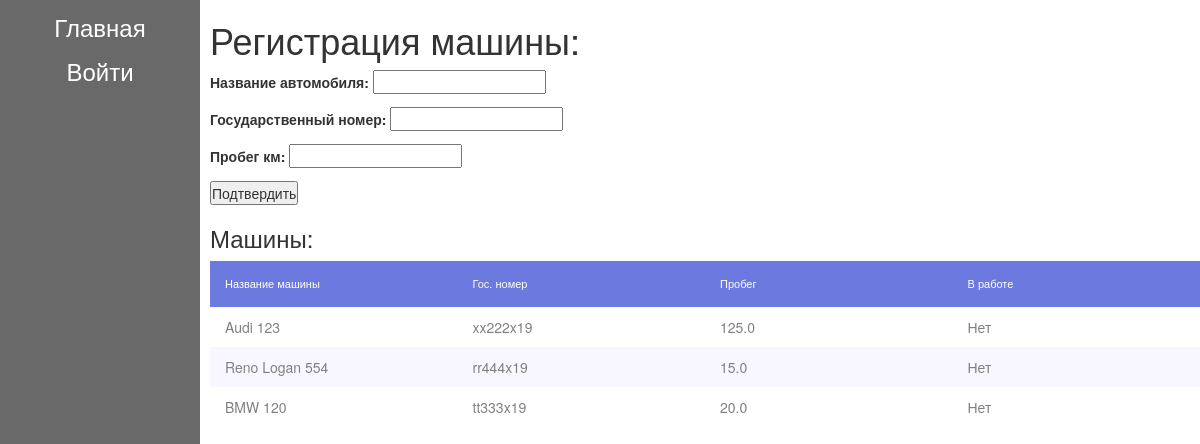
Page /activitylog/cars/ on the committed database.
### activitylog/models.py (models this page shows, shortened)
class Car(models.Model):
    name = models.CharField(max_length=200, unique=True)
    car_number = models.CharField(max_length=200, unique=True)
    all_mileage = models.FloatField(default=0.0, help_text='km.m')
    busy = models.BooleanField(default=False)

### activitylog/views.py (the view, shortened to what this page needs)
# urls.py: path('cars/', views.cars_view, name='cars'),
def cars_view(request):
    cars = Car.objects.all()
    car_form = CarForm()
    return render(request, 'cars.html', context = {'cars' : cars, 'CarForm' : car_form})

### activitylog/forms.py
class CarForm(forms.Form):
    model = Car
    name = forms.CharField(label='Название автомобиля')
    car_number = forms.CharField(label='Государственный номер')
    all_mileage = forms.FloatField(label='Пробег км')

### activitylog/templates/cars.html (shortened to what this page needs)
{% extends "base_generic.html" %}
{% block content %}
<div class="car-registr">
    <h1 class="main-header">Регистрация машины:</h1>
    <form method="post" action="{% url 'cars' %}">
        {{CarForm.as_p}}
        <input type="submit" value="Подтвердить">
    </form>
</div>
<div class="cars-info">
    <h3>Машины:</h3>
    <table class="grid-table cars-table">
      <thead>
        <tr>
          <th>Название машины</th>
          <th>Гос. номер</th>
          <th>Пробег</th>
          <th>В работе</th>
        </tr>
      </thead>
      {% if cars %}
      <tbody>
        {% for car in cars %}
        <tr>
          <td>{{car.name}}</td>
          <td>{{car.car_number}}</td>
          <td>{{car.all_mileage}}</td>
          <td>{% if car.is_busy %} Да {% else %} Нет {% endif %}</td>
        </tr>
        {% endfor %}
      </tbody>
      {% else %}
        <div>None cars</div>
      {% endif %}
    </table>
  </div>
{% endblock %}

### activitylog/static/css/styles.css (style rules this page uses)
* { padding: 0; margin: 0; }
.body { display: grid; grid-template-columns: 200px 1fr; min-height: 100vh; column-gap: 10px; }
.cars-table { grid-template-columns: minmax(150px, 1fr) minmax(150px, 1fr) minmax(150px, 1fr) minmax(150px, 1fr); }
.grid-table { display: grid; border-collapse: collapse; min-width: 100%; }
thead, tbody, tr { display: contents; }
th, td { padding: 15px; overflow: hidden; text-overflow: ellipsis; white-space: nowrap; }
th { position: sticky; top: 0; background: #6c7ae0; text-align: left; font-weight: normal; font-size: 1.1rem; color: white; }
th:last-child { border: 0; }
td { padding-top: 10px; padding-bottom: 10px; color: #808080; }
tr:nth-child(even) td { background: #f8f6ff; }

### rows in the picture
Car: name "Audi 123", car_number "xx222x19", all_mileage "125.0"
Car: name "Reno Logan 554", car_number "rr444x19", all_mileage "15.0"
Car: name "BMW 120", car_number "tt333x19", all_mileage "20.0"
